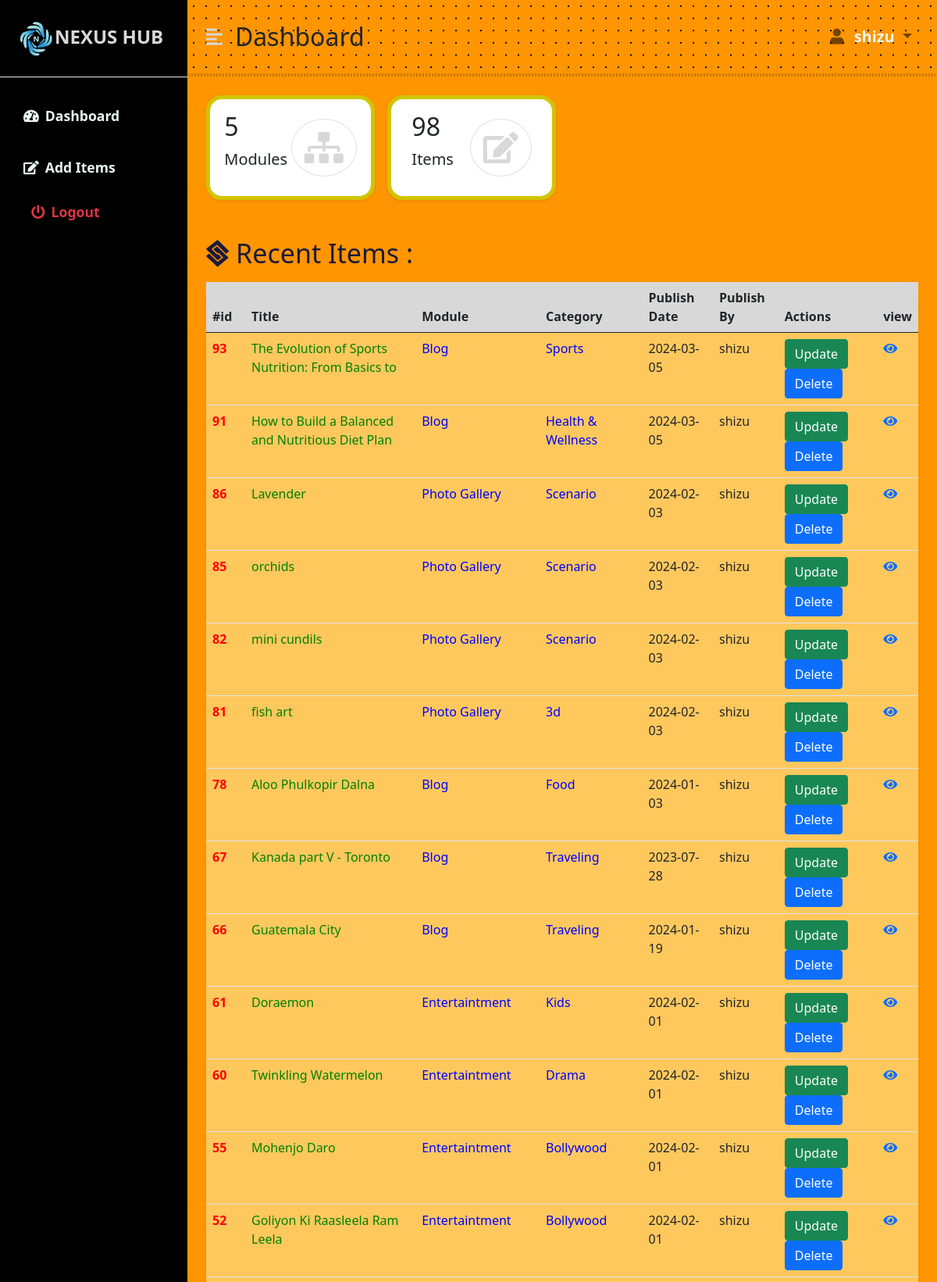
/dashboard.php (signed in, upper part), run on the app's committed database.
### tables this page shows
CREATE TABLE `item` (
  `id` int(20) NOT NULL,
  `title` varchar(50) NOT NULL,
  `description` text NOT NULL,
  `content` text NOT NULL,
  `photopath` text NOT NULL,
  `videopath` text NOT NULL,
  `test_link` text NOT NULL,
  `publish_by` text NOT NULL,
  `publish_date` date NOT NULL,
  `module_id` int(11) NOT NULL,
  `category` int(50) NOT NULL,
  `keywords` varchar(50) NOT NULL,
  `time` time NOT NULL
);

CREATE TABLE `modules` (
  `mid` int(11) NOT NULL,
  `module_name` varchar(30) NOT NULL,
  `photo` varchar(30) NOT NULL
);

CREATE TABLE `category` (
  `cat_id` int(11) NOT NULL,
  `cat_name` varchar(50) NOT NULL,
  `mid` int(11) NOT NULL,
  `cat_photo` varchar(30) NOT NULL
);

### database/db.php (called while the page is built, shortened)
<?php
class DB
{
    public $sname = "localhost";
    public $uname = "root";
    public $password = "";
    public $db_name = "nexushub";
    public $conn;
    function connect_DB()
    {
        $this->conn = mysqli_connect($this->sname, $this->uname, $this->password, $this->db_name);
        return true;
    }
    function fetchData($query)
    {
        $result = mysqli_query($this->conn, $query);
        $ldata = [];
        while ($row = mysqli_fetch_array($result)) {
            array_push($ldata, $row);
        }
        return $ldata;
    }
    function find_category_name($cid)
    {
        if ($this->connect_DB()) {
            $query = "SELECT * FROM `category` WHERE `cat_id`= " . $cid;
            return $this->fetchData($query);
        }
    }
    function find_module_name_byId($mid)
    {
        if ($this->connect_DB()) {
            $query = "SELECT * FROM `modules` WHERE `mid`= " . $mid;
            return $this->fetchData($query);
        }
    }
    function fetch_all_user_items($uname)
    {
        if ($this->connect_DB()) {
            $query = "SELECT * FROM `item` WHERE `publish_by`='$uname' ORDER BY `id` desc";
            return $this->fetchData($query);
        }
    }
    function count_rows_table($tb_name)
    {
        if ($this->connect_DB()) {
            $query = "SELECT count(*) FROM `$tb_name`";
            return $this->fetchData($query);
        }
    }
}

### dashboard.php (the view)
<?php
include './layouts/top.php';
?>
<div class="container-fluid px-4">
    <div class="row g-3 my-2">
        <div class="col-md-3 ">
            <div class="p-3 bg-white shadow-sm d-flex justify-content-around align-items-center sub-rect">
                <div>
                    <h3 class="fs-2">
                        <?php
                        include './database/db.php';
                        $db = new DB();
                        $count_no = $db->count_rows_table("modules");
                        foreach ($count_no as $cn) {
                            echo $cn[0];
                        }
                        ?>
                    </h3>
                    <p class="fs-5">Modules</p>
                </div>
                <i class="fas fa-sitemap fs-1 primary-text border rounded-full secondary-bg p-3"></i>
            </div>
        </div>
        <div class="col-md-3 ">
            <div class="p-3 bg-white shadow-sm d-flex justify-content-around align-items-center sub-rect">
                <div>
                    <h3 class="fs-2">
                        <?php
                        $count_no = $db->count_rows_table("item");
                        foreach ($count_no as $cn) {
                            echo $cn[0];
                        }
                        ?>
                    </h3>
                    <p class="fs-5">Items</p>
                </div>
                <i class="fas fa-edit fs-1 primary-text border rounded-full secondary-bg p-3"></i>
            </div>
        </div>
    </div>
    <div class="row my-5 ">
        <h3 class=" mb-3 table-heading"> <i class="fab fa-staylinked"></i> Recent Items : </h3>
        <div class="col ">
            <table class="table  shadow-sm  table-hover rounded">
                <thead>
                    <tr class="heading-row">
                        <th scope="col" width="50">#id</th>
                        <th scope="col">Title</th>
                        <th scope="col">Module</th>
                        <th scope="col">Category</th>
                        <th scope="col">Publish Date</th>
                        <th scope="col">Publish By</th>
                        <th scope="col">Actions</th>
                        <th scope="col">view</th>
                    </tr>
                </thead>
                <tbody>
                    <?php
                    $items = $db->fetch_all_user_items($uname);
                    foreach ($items as $item) {
                        $cname = $db->find_category_name($item["category"]);
                        $mname = $db->find_module_name_byId($item["module_id"]);
                        foreach ($cname as $cname) {
                            foreach ($mname as $mname) {
                              echo "
                            <tr>
                                <th scope='row' style='color:red;'>" . $item["id"] . "</th>
                                <td  style='color:green;'>" . $item["title"] . "</td>
                                <td  style='color:blue;'>" . $mname["module_name"] . "</td>
                                <td  style='color:blue;'>" . $cname["cat_name"] . "</td>
                                <td>" . $item["publish_date"] . "</td>
                                <td>" . $item["publish_by"] . "</td>
                                <td><a class='btn btn-success' href='updateItem.php?id=" . $item["id"] . "'>Update </a>
                                <a class='btn btn-primary' href='delete-item.php?id=" . $item["id"] . "'>Delete </a></td>
                                <td>
                                    <a href='#'> <i class='fas fa-eye'></i>
                                    </a>
                                </td>
                            </tr> ";
                                break;
                            }
                            break;
                        }
                    }
                    ?>
                </tbody>
            </table>
        </div>
    </div>
</div>
</div>
<?php
include './layouts/bottom.php';
?>

### css/dashboard.css (style rules this page uses)
:root { --main-bg-color: #1b193c; --main-text-color: #d8d8d8; --second-text-color: #e9f6f5; --second-bg-color: linear-gradient( to right, #a1b8fa, #83a4ff, #02a2a8dd, #019393, #0569ab ) ,transparent 50%; }
.primary-text { color: var(--main-text-color); }
.secondary-bg { background-color: var(--second-bg-color); }
.rounded-full { border-radius: 100%; }
a { text-decoration: none; }
.sub-rect { border: 5px solid rgb(210, 196, 2); border-radius: 20px; }
.col .table { background: #ffcc65eb; border-radius: 20px !important; }
.heading-row { background: #d8d8d8; }
.table-heading { font-size: 34px; color: #1b193c; }

### data on the page
item: id "93", title "The Evolution of Sports Nutrition: From Basics to", publish_date "2024-03-05", publish_by "shizu"
category: cat_name "Sports"
modules: module_name "Blog"
item: id "91", title "How to Build a Balanced and Nutritious Diet Plan", publish_date "2024-03-05", publish_by "shizu"
category: cat_name "Health & Wellness"
item: id "86", title "Lavender", publish_date "2024-02-03", publish_by "shizu"
category: cat_name "Scenario"
modules: module_name "Photo Gallery"
item: id "85", title "orchids", publish_date "2024-02-03", publish_by "shizu"
item: id "82", title "mini cundils", publish_date "2024-02-03", publish_by "shizu"
item: id "81", title "fish art", publish_date "2024-02-03", publish_by "shizu"
category: cat_name "3d"
item: id "78", title "Aloo Phulkopir Dalna", publish_date "2024-01-03", publish_by "shizu"
category: cat_name "Food"
item: id "67", title "Kanada part V - Toronto", publish_date "2023-07-28", publish_by "shizu"
category: cat_name "Traveling"
item: id "66", title "Guatemala City", publish_date "2024-01-19", publish_by "shizu"
item: id "61", title "Doraemon", publish_date "2024-02-01", publish_by "shizu"
category: cat_name "Kids"
modules: module_name "Entertaintment"
item: id "60", title "Twinkling Watermelon", publish_date "2024-02-01", publish_by "shizu"
category: cat_name "Drama"
item: id "55", title "Mohenjo Daro", publish_date "2024-02-01", publish_by "shizu"
category: cat_name "Bollywood"
item: id "52", title "Goliyon Ki Raasleela Ram Leela", publish_date "2024-02-01", publish_by "shizu"

### other printed values
$uname "shizu"
$cn[0] "5"
$cn[0] "98"
